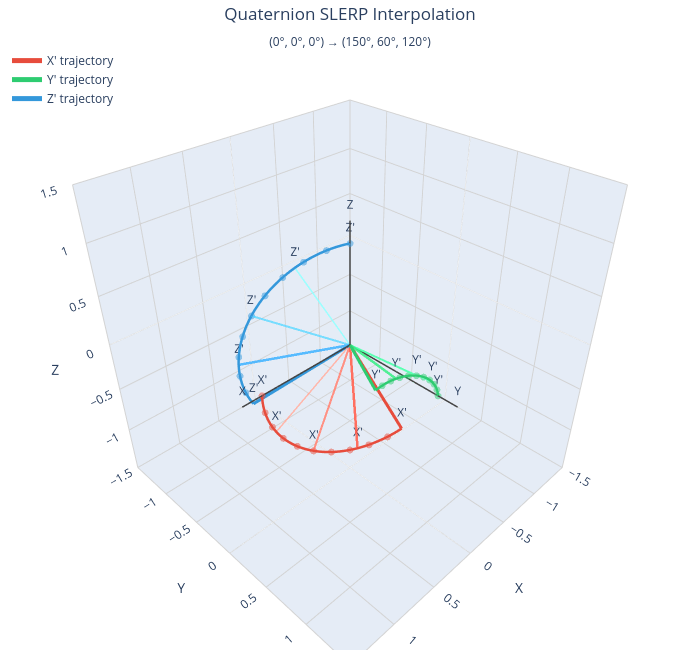

Write notebook code for a chart like this one.
### Code cell
# SLERP 보간의 3D 궤적 시각화
fig = plot_rotation_trajectory(
    rotations_slerp,
    title="Quaternion SLERP Interpolation<br><sub>(0°, 0°, 0°) → (150°, 60°, 120°)</sub>"
)
fig.show()

### Figure 1 — Plotly figure (JSON) as saved in the notebook; plotly's stock layout.template omitted (floating-point values rounded to 4 significant figures)
{"data": [{"line": {"color": "#444444", "width": 3}, "mode": "lines+text", "showlegend": false, "text": ["", "X"], "textposition": "top center", "type": "scatter3d", "x": [0, 1.2], "y": [0, 0], "z": [0, 0]}, {"line": {"color": "#444444", "width": 3}, "mode": "lines+text", "showlegend": false, "text": ["", "Y"], "textposition": "top center", "type": "scatter3d", "x": [0, 0], "y": [0, 1.2], "z": [0, 0]}, {"line": {"color": "#444444", "width": 3}, "mode": "lines+text", "showlegend": false, "text": ["", "Z"], "textposition": "top center", "type": "scatter3d", "x": [0, 0], "y": [0, 0], "z": [0, 1.2]}, {"line": {"color": "#e74c3c", "width": 5}, "mode": "lines", "name": "X' trajectory", "showlegend": true, "type": "scatter3d", "x": [1.0, 0.9993, 0.997, 0.9933, 0.9882, 0.9815, 0.9734, 0.9639, 0.953, 0.9406, 0.9269, 0.9118, 0.8954, 0.8777, 0.8587, 0.8384, 0.817, 0.7944, 0.7706, 0.7458, 0.7199, 0.693, 0.6651, 0.6363, 0.6067, 0.5763, 0.5451, 0.5132, 0.4806, 0.4474, 0.4137, 0.3795, 0.3449, 0.31, 0.2747, 0.2392, 0.2034, 0.1676, 0.1317, 0.09581, 0.05996, 0.02424, -0.0113, -0.0466, -0.0816, -0.1162, -0.1505, -0.1842, -0.2174, -0.25], "y": [0.0, -0.00202, -0.003463, -0.004328, -0.004611, -0.004314, -0.003435, -0.001978, 5.624e-05, 0.002663, 0.005839, 0.009579, 0.01388, 0.01872, 0.02411, 0.03003, 0.03647, 0.04342, 0.05087, 0.05881, 0.06722, 0.07609, 0.08541, 0.09515, 0.1053, 0.1158, 0.1268, 0.138, 0.1497, 0.1616, 0.1738, 0.1863, 0.1991, 0.2121, 0.2253, 0.2387, 0.2523, 0.266, 0.2798, 0.2937, 0.3077, 0.3218, 0.3358, 0.3499, 0.364, 0.378, 0.3919, 0.4057, 0.4194, 0.433], "z": [0.0, -0.03845, -0.07686, -0.1152, -0.1533, -0.1913, -0.2289, -0.2662, -0.3031, -0.3394, -0.3753, -0.4105, -0.4451, -0.4789, -0.512, -0.5442, -0.5755, -0.6059, -0.6353, -0.6636, -0.6908, -0.7169, -0.7418, -0.7655, -0.7879, -0.809, -0.8288, -0.8471, -0.8641, -0.8796, -0.8936, -0.9062, -0.9173, -0.9268, -0.9348, -0.9412, -0.946, -0.9493, -0.951, -0.9511, -0.9496, -0.9465, -0.9418, -0.9356, -0.9278, -0.9185, -0.9076, -0.8952, -0.8814, -0.866]}, {"marker": {"color": "#e74c3c", "opacity": 0.5, "size": 4}, "mode": "markers", "showlegend": false, "type": "scatter3d", "x": [1.0, 0.9815, 0.9269, 0.8384, 0.7199, 0.5763, 0.4137, 0.2392, 0.05996, -0.1162], "y": [0.0, -0.004314, 0.005839, 0.03003, 0.06722, 0.1158, 0.1738, 0.2387, 0.3077, 0.378], "z": [0.0, -0.1913, -0.3753, -0.5442, -0.6908, -0.809, -0.8936, -0.9412, -0.9496, -0.9185]}, {"line": {"color": "#2ecc71", "width": 5}, "mode": "lines", "name": "Y' trajectory", "showlegend": true, "type": "scatter3d", "x": [0.0, 0.002593, 0.005756, 0.009481, 0.01376, 0.0186, 0.02397, 0.02988, 0.03631, 0.04325, 0.05069, 0.05861, 0.06701, 0.07587, 0.08518, 0.09491, 0.105, 0.1156, 0.1265, 0.1378, 0.1494, 0.1613, 0.1735, 0.186, 0.1988, 0.2118, 0.225, 0.2384, 0.2519, 0.2657, 0.2795, 0.2934, 0.3074, 0.3214, 0.3355, 0.3496, 0.3636, 0.3776, 0.3916, 0.4054, 0.4191, 0.4327, 0.4461, 0.4593, 0.4723, 0.4851, 0.4976, 0.5099, 0.5219, 0.5335], "y": [1.0, 0.9999, 0.9995, 0.999, 0.9982, 0.9972, 0.9959, 0.9945, 0.9928, 0.9909, 0.9888, 0.9865, 0.9839, 0.9812, 0.9783, 0.9752, 0.9719, 0.9684, 0.9648, 0.961, 0.957, 0.9528, 0.9486, 0.9441, 0.9396, 0.9349, 0.9301, 0.9252, 0.9202, 0.9151, 0.91, 0.9047, 0.8994, 0.894, 0.8886, 0.8831, 0.8777, 0.8722, 0.8666, 0.8611, 0.8556, 0.8501, 0.8447, 0.8393, 0.8339, 0.8286, 0.8233, 0.8181, 0.813, 0.808], "z": [0.0, 0.01487, 0.02962, 0.04423, 0.05868, 0.07294, 0.08699, 0.1008, 0.1143, 0.1276, 0.1406, 0.1532, 0.1655, 0.1774, 0.1889, 0.2, 0.2107, 0.2209, 0.2307, 0.24, 0.2488, 0.257, 0.2648, 0.272, 0.2786, 0.2847, 0.2902, 0.2952, 0.2995, 0.3033, 0.3064, 0.3089, 0.3108, 0.3121, 0.3128, 0.3128, 0.3122, 0.311, 0.3092, 0.3068, 0.3037, 0.3001, 0.2958, 0.291, 0.2856, 0.2796, 0.273, 0.2659, 0.2582, 0.25]}, {"marker": {"color": "#2ecc71", "opacity": 0.5, "size": 4}, "mode": "markers", "showlegend": false, "type": "scatter3d", "x": [0.0, 0.0186, 0.05069, 0.09491, 0.1494, 0.2118, 0.2795, 0.3496, 0.4191, 0.4851], "y": [1.0, 0.9972, 0.9888, 0.9752, 0.957, 0.9349, 0.91, 0.8831, 0.8556, 0.8286], "z": [0.0, 0.07294, 0.1406, 0.2, 0.2488, 0.2847, 0.3064, 0.3128, 0.3037, 0.2796]}, {"line": {"color": "#3498db", "width": 5}, "mode": "lines", "name": "Z' trajectory", "showlegend": true, "type": "scatter3d", "x": [0.0, 0.03841, 0.07673, 0.1149, 0.1528, 0.1904, 0.2277, 0.2645, 0.3009, 0.3367, 0.3719, 0.4064, 0.4402, 0.4732, 0.5054, 0.5367, 0.567, 0.5964, 0.6246, 0.6518, 0.6778, 0.7027, 0.7263, 0.7486, 0.7697, 0.7893, 0.8076, 0.8245, 0.84, 0.854, 0.8664, 0.8774, 0.8869, 0.8948, 0.9011, 0.9059, 0.9091, 0.9107, 0.9107, 0.9091, 0.906, 0.9012, 0.8949, 0.887, 0.8776, 0.8667, 0.8542, 0.8403, 0.8249, 0.808], "y": [0.0, -0.01496, -0.02997, -0.04503, -0.0601, -0.07515, -0.09017, -0.1051, -0.12, -0.1347, -0.1493, -0.1638, -0.178, -0.192, -0.2058, -0.2194, -0.2326, -0.2455, -0.2581, -0.2704, -0.2823, -0.2938, -0.3048, -0.3155, -0.3257, -0.3354, -0.3447, -0.3534, -0.3616, -0.3694, -0.3765, -0.3831, -0.3892, -0.3946, -0.3995, -0.4038, -0.4075, -0.4106, -0.4131, -0.4149, -0.4162, -0.4168, -0.4168, -0.4162, -0.4149, -0.4131, -0.4106, -0.4075, -0.4038, -0.3995], "z": [1.0, 0.9992, 0.9966, 0.9924, 0.9864, 0.9788, 0.9696, 0.9586, 0.9461, 0.9319, 0.9162, 0.8989, 0.8801, 0.8597, 0.838, 0.8148, 0.7902, 0.7642, 0.737, 0.7085, 0.6789, 0.648, 0.6161, 0.5831, 0.5491, 0.5142, 0.4785, 0.4419, 0.4045, 0.3665, 0.3279, 0.2887, 0.249, 0.2089, 0.1685, 0.1278, 0.08682, 0.04574, 0.004581, -0.03658, -0.07767, -0.1186, -0.1594, -0.1998, -0.24, -0.2797, -0.3189, -0.3576, -0.3956, -0.433]}, {"marker": {"color": "#3498db", "opacity": 0.5, "size": 4}, "mode": "markers", "showlegend": false, "type": "scatter3d", "x": [0.0, 0.1904, 0.3719, 0.5367, 0.6778, 0.7893, 0.8664, 0.9059, 0.906, 0.8667], "y": [0.0, -0.07515, -0.1493, -0.2194, -0.2823, -0.3354, -0.3765, -0.4038, -0.4162, -0.4131], "z": [1.0, 0.9788, 0.9162, 0.8148, 0.6789, 0.5142, 0.3279, 0.1278, -0.07767, -0.2797]}, {"line": {"color": "rgba(231,76,60,0.4)", "width": 2}, "mode": "lines+text", "showlegend": false, "text": ["", "X'"], "textposition": "top center", "type": "scatter3d", "x": [0, 1], "y": [0, 0], "z": [0, 0]}, {"line": {"color": "rgba(46,204,113,0.4)", "width": 2}, "mode": "lines+text", "showlegend": false, "text": ["", "Y'"], "textposition": "top center", "type": "scatter3d", "x": [0, 0], "y": [0, 1], "z": [0, 0]}, {"line": {"color": "rgba(52,152,219,0.4)", "width": 2}, "mode": "lines+text", "showlegend": false, "text": ["", "Z'"], "textposition": "top center", "type": "scatter3d", "x": [0, 0], "y": [0, 0], "z": [0, 1]}, {"line": {"color": "rgba(231,76,60,0.5469387755102041)", "width": 2.98}, "mode": "lines+text", "showlegend": false, "text": ["", "X'"], "textposition": "top center", "type": "scatter3d", "x": [0, 0.8954], "y": [0, 0.01388], "z": [0, -0.4451]}, {"line": {"color": "rgba(46,204,113,0.5469387755102041)", "width": 2.98}, "mode": "lines+text", "showlegend": false, "text": ["", "Y'"], "textposition": "top center", "type": "scatter3d", "x": [0, 0.06701], "y": [0, 0.9839], "z": [0, 0.1655]}, {"line": {"color": "rgba(52,152,219,0.5469387755102041)", "width": 2.98}, "mode": "lines+text", "showlegend": false, "text": ["", "Z'"], "textposition": "top center", "type": "scatter3d", "x": [0, 0.4402], "y": [0, -0.178], "z": [0, 0.8801]}, {"line": {"color": "rgba(231,76,60,0.7061224489795919)", "width": 4.041}, "mode": "lines+text", "showlegend": false, "text": ["", "X'"], "textposition": "top center", "type": "scatter3d", "x": [0, 0.5763], "y": [0, 0.1158], "z": [0, -0.809]}, {"line": {"color": "rgba(46,204,113,0.7061224489795919)", "width": 4.041}, "mode": "lines+text", "showlegend": false, "text": ["", "Y'"], "textposition": "top center", "type": "scatter3d", "x": [0, 0.2118], "y": [0, 0.9349], "z": [0, 0.2847]}, {"line": {"color": "rgba(52,152,219,0.7061224489795919)", "width": 4.041}, "mode": "lines+text", "showlegend": false, "text": ["", "Z'"], "textposition": "top center", "type": "scatter3d", "x": [0, 0.7893], "y": [0, -0.3354], "z": [0, 0.5142]}, {"line": {"color": "rgba(231,76,60,0.8530612244897959)", "width": 5.02}, "mode": "lines+text", "showlegend": false, "text": ["", "X'"], "textposition": "top center", "type": "scatter3d", "x": [0, 0.1676], "y": [0, 0.266], "z": [0, -0.9493]}, {"line": {"color": "rgba(46,204,113,0.8530612244897959)", "width": 5.02}, "mode": "lines+text", "showlegend": false, "text": ["", "Y'"], "textposition": "top center", "type": "scatter3d", "x": [0, 0.3776], "y": [0, 0.8722], "z": [0, 0.311]}, {"line": {"color": "rgba(52,152,219,0.8530612244897959)", "width": 5.02}, "mode": "lines+text", "showlegend": false, "text": ["", "Z'"], "textposition": "top center", "type": "scatter3d", "x": [0, 0.9107], "y": [0, -0.4106], "z": [0, 0.04574]}, {"line": {"color": "rgba(231,76,60,1.0)", "width": 6}, "mode": "lines+text", "showlegend": false, "text": ["", "X'"], "textposition": "top center", "type": "scatter3d", "x": [0, -0.25], "y": [0, 0.433], "z": [0, -0.866]}, {"line": {"color": "rgba(46,204,113,1.0)", "width": 6}, "mode": "lines+text", "showlegend": false, "text": ["", "Y'"], "textposition": "top center", "type": "scatter3d", "x": [0, 0.5335], "y": [0, 0.808], "z": [0, 0.25]}, {"line": {"color": "rgba(52,152,219,1.0)", "width": 6}, "mode": "lines+text", "showlegend": false, "text": ["", "Z'"], "textposition": "top center", "type": "scatter3d", "x": [0, 0.808], "y": [0, -0.3995], "z": [0, -0.433]}], "layout": {"height": 650, "legend": {"x": 0.01, "xanchor": "left", "y": 0.99, "yanchor": "top"}, "margin": {"b": 0, "l": 0, "r": 0, "t": 40}, "scene": {"aspectmode": "cube", "xaxis": {"gridcolor": "lightgray", "range": [-1.5, 1.5], "title": {"text": "X"}}, "yaxis": {"gridcolor": "lightgray", "range": [-1.5, 1.5], "title": {"text": "Y"}}, "zaxis": {"gridcolor": "lightgray", "range": [-1.5, 1.5], "title": {"text": "Z"}}}, "title": {"text": "Quaternion SLERP Interpolation<br><sub>(0°, 0°, 0°) → (150°, 60°, 120°)</sub>", "x": 0.5}, "width": 700}}
